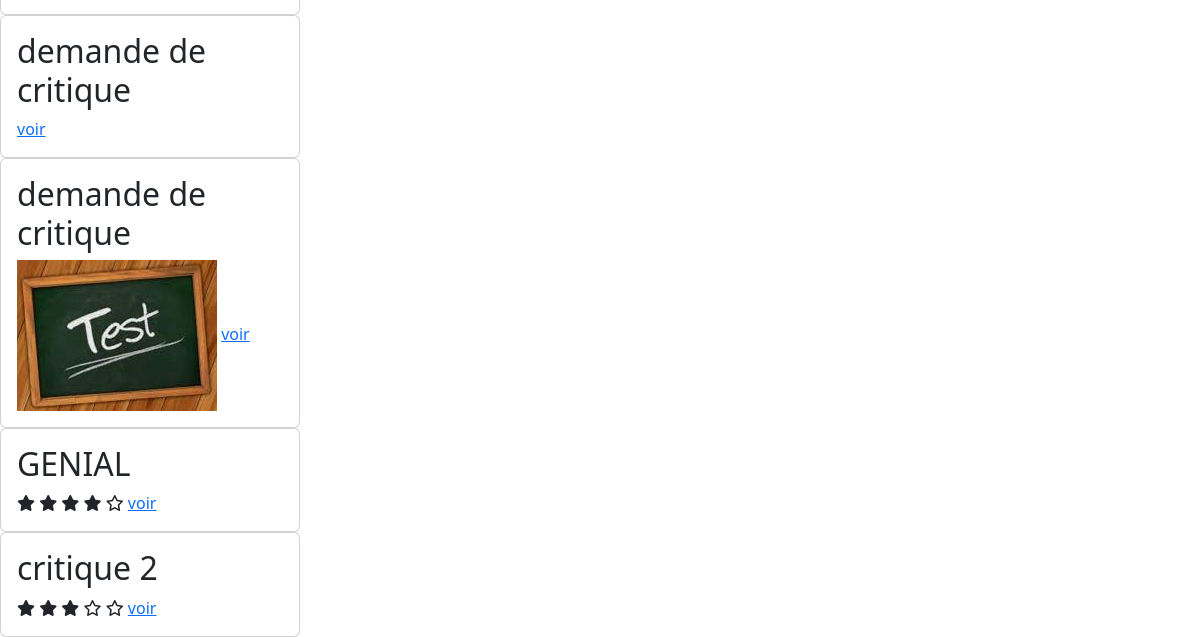
The app's page /home/ (signed in, lower part), older data.
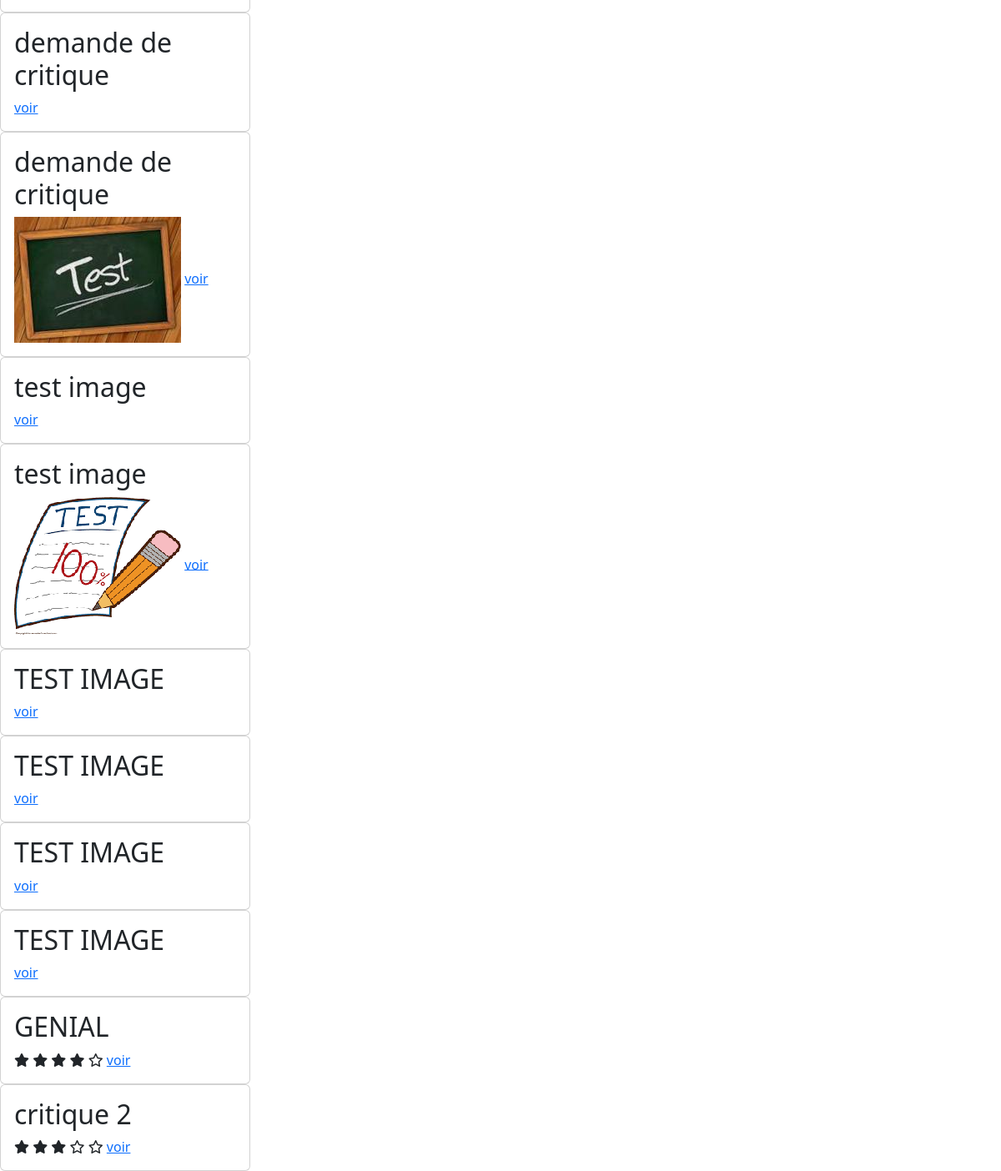
The same page, newer data.
### reviews/models.py (models this page shows, shortened)
class Ticket(models.Model):
    title = models.fields.CharField(max_length=128)
    description = models.fields.TextField(max_length=2048, blank=True)
    image = models.ImageField(null=True, blank=True)
    time_created = models.DateTimeField(auto_now_add=True)
    last_edited = models.DateTimeField(auto_now_add=True, null=True)
    user = models.ForeignKey(settings.AUTH_USER_MODEL, null=True, on_delete=models.CASCADE)
    IMAGE_MAX_SIZE = (200, 200)

class Review(models.Model):
    class Rating(models.IntegerChoices):
        ZERO = 0
        ONE = 1
        TWO = 2
        THREE = 3
        FOUR = 4
        FIVE = 5
    ticket = models.ForeignKey(Ticket, on_delete=models.CASCADE)
    headline = models.fields.CharField(max_length=128)
    body = models.fields.TextField(max_length=8192, blank=True)
    rating = models.fields.IntegerField(choices=Rating.choices, default=0)
    time_created = models.DateTimeField(auto_now_add=True)
    last_edited = models.DateTimeField(auto_now_add=True, null=True)
    user = models.ForeignKey(settings.AUTH_USER_MODEL, on_delete=models.CASCADE)

### reviews/views.py (the view)
# urls.py: 2. Add a URL to urlpatterns:  path('', views.home, name='home')
@login_required
def home(request):
    tickets = models.Ticket.objects.all()
    reviews = models.Review.objects.all()
    return render(request, 'reviews/home.html', context={'tickets': tickets, 'reviews': reviews})

### reviews/templates/reviews/home.html (shortened to what this page needs)
{% extends 'base.html' %}
{% block content %}
    <div class="col">
        {% for ticket in tickets %}
        <div class="card col-sm-3">
            <div class="card-body">
                <h2 class="card-title">{{ ticket.title }}</h2>
                {% if ticket.image %}
                    <img src="{{ ticket.image.url }}">
                {% endif %}
                    <a href="{% url 'view_ticket' ticket.id %}">voir</a>
            </div>
        </div>
        {% endfor %}
        {% for review in reviews %}
        <div class="card col-sm-3">
            <div class="card-body">
                <h2 class="card-title">{{ review.headline }}</h2>
                {% if review.rating == 0 %}
                    <i class="fa-regular fa-star"></i>
                    <i class="fa-regular fa-star"></i>
                    <i class="fa-regular fa-star"></i>
                    <i class="fa-regular fa-star"></i>
                    <i class="fa-regular fa-star"></i>
                {% elif review.rating == 1 %}
                    <i class="fa-solid fa-star"></i>
                    <i class="fa-regular fa-star"></i>
                    <i class="fa-regular fa-star"></i>
                    <i class="fa-regular fa-star"></i>
                    <i class="fa-regular fa-star"></i>
                {% elif review.rating == 2 %}
                    <i class="fa-solid fa-star"></i>
                    <i class="fa-solid fa-star"></i>
                    <i class="fa-regular fa-star"></i>
                    <i class="fa-regular fa-star"></i>
                    <i class="fa-regular fa-star"></i>
                {% elif review.rating == 3 %}
                    <i class="fa-solid fa-star"></i>
                    <i class="fa-solid fa-star"></i>
                    <i class="fa-solid fa-star"></i>
                    <i class="fa-regular fa-star"></i>
                    <i class="fa-regular fa-star"></i>
                {% elif review.rating == 4 %}
                    <i class="fa-solid fa-star"></i>
                    <i class="fa-solid fa-star"></i>
                    <i class="fa-solid fa-star"></i>
                    <i class="fa-solid fa-star"></i>
                    <i class="fa-regular fa-star"></i>
                {% elif review.rating == 5 %}
                    <i class="fa-solid fa-star"></i>
                    <i class="fa-solid fa-star"></i>
                    <i class="fa-solid fa-star"></i>
                    <i class="fa-solid fa-star"></i>
                    <i class="fa-solid fa-star"></i>
                {% endif %}
                <a href="{% url 'view_review' review.id %}">voir</a>
            </div>
        </div>
        {% endfor %}
        </div>
{% endblock content %}

Row changes from the older to the newer data that the page shows:
added Ticket: title "test image"
added Ticket: title "test image", image (picture)
added Ticket: title "TEST IMAGE"
added Ticket: title "TEST IMAGE"
added Ticket: title "TEST IMAGE"
added Ticket: title "TEST IMAGE"
